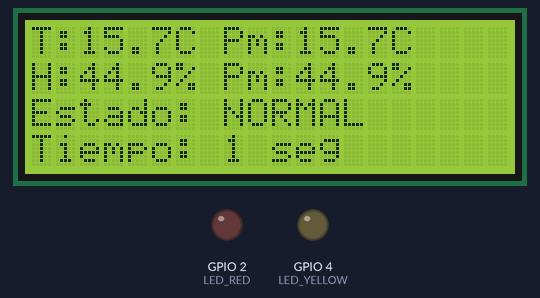
Simulated run of this program. Board: ESP32. Parts: 20×4 character LCD, output pins drawn as LEDs (lit = HIGH). Random numbers use the default seed unless the program sets one; what the program prints to the serial monitor is not drawn.

Above: at 1.5 s.
At 9.5 s:
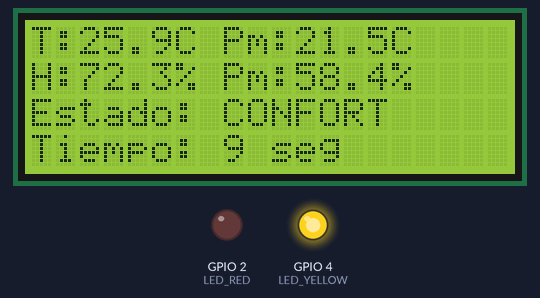
At 19.6 s:
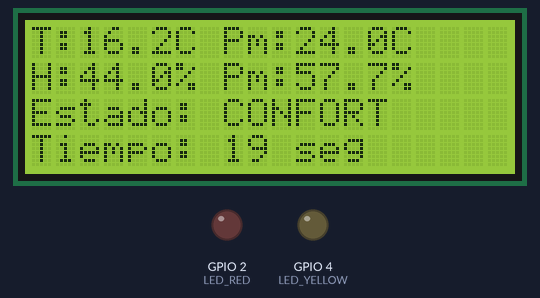
At 33.7 s:
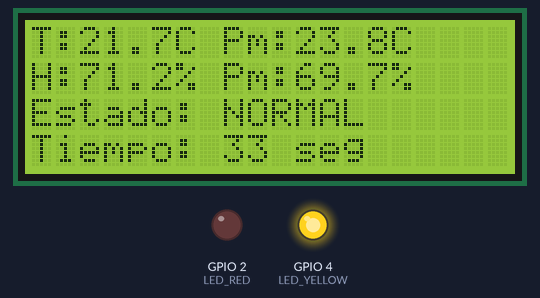
Timing chart, 0 to 36.8 s (numbered marks = the images above):
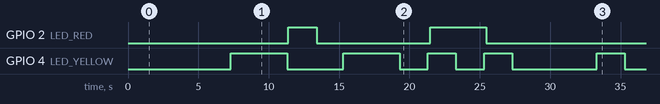

The program:

main.cpp
```cpp
#include <Arduino.h>
#include <freertos/FreeRTOS.h>
#include <freertos/task.h>
#include <freertos/queue.h>
#include <freertos/semphr.h>
#include <LiquidCrystal_I2C.h>

// Pines
#define LED_RED 2
#define LED_YELLOW 4
LiquidCrystal_I2C lcd(0x27, 20, 4);

// Estructura de datos del sensor
typedef struct {
    float valor;
    uint32_t timestamp;
    char unidad[10];
} SensorData_t;

// Handles
TaskHandle_t SensorTask1Handle = NULL;
TaskHandle_t SensorTask2Handle = NULL;
TaskHandle_t ProcessTaskHandle = NULL;
TaskHandle_t DisplayTaskHandle = NULL;

QueueHandle_t queueTemp;
QueueHandle_t queueHum;
SemaphoreHandle_t semDisplayReady;
SemaphoreHandle_t semSystemReady;

// Variable globales
volatile float globalTempAvg = 0;
volatile float globalHumAvg = 0;
volatile float globalTempCurrent = 0;
volatile float globalHumCurrent = 0;
volatile bool dataReady = false;

// Configuración
#define QUEUE_SIZE 10
#define SAMPLE_INTERVAL_MS 2000
#define TEMP_THRESHOLD 30.0
#define HUM_THRESHOLD 70.0

// ========================================
// TAREA 1: Sensor de Temperatura
// ========================================
void SensorTask1(void *pvParameters) {
  SensorData_t dato;

  xSemaphoreTake(semSystemReady, portMAX_DELAY);
  xSemaphoreGive(semSystemReady);

  for(;;) {
    // Simular lectura de sensor (temperatura entre 15-35°C)
    dato.valor = random(150, 350) / 10.0;  // Genera 15.0 a 35.0
    dato.timestamp = millis();
    strcpy(dato.unidad, "°C");

    // Enviar a la queue
    if(xQueueSend(queueTemp, &dato, pdMS_TO_TICKS(100)) == pdTRUE) {
      Serial.print("[TEMP] Enviado: ");
      Serial.print(dato.valor);
      Serial.print(dato.unidad);
      Serial.print(" @ ");
      Serial.print(dato.timestamp);
      Serial.println(" ms");

      // Alerta si temperatura alta
      if(dato.valor > TEMP_THRESHOLD) {
        digitalWrite(LED_RED, HIGH);
        Serial.println("  ALERTA: Temperatura alta!");
      } else {
        digitalWrite(LED_RED, LOW);
      }
    } else {
      Serial.println("[TEMP]  Queue llena, dato descartado");
    }

    vTaskDelay(pdMS_TO_TICKS(SAMPLE_INTERVAL_MS));
  }
}

// ========================================
// TAREA 2: Sensor de Humedad
// ========================================
void SensorTask2(void *pvParameters) {
  SensorData_t dato;

  xSemaphoreTake(semSystemReady, portMAX_DELAY);
  xSemaphoreGive(semSystemReady);

  for(;;) {
    // Simular lectura de sensor (humedad entre 40-80%)
    dato.valor = random(400, 800) / 10.0;  // Genera 40.0 a 80.0
    dato.timestamp = millis();
    strcpy(dato.unidad, "%");

    // Enviar a la queue
    if(xQueueSend(queueHum, &dato, pdMS_TO_TICKS(100)) == pdTRUE) {
      Serial.print("[HUM]  Enviado: ");
      Serial.print(dato.valor);
      Serial.print(dato.unidad);
      Serial.print(" @ ");
      Serial.print(dato.timestamp);
      Serial.println(" ms");

      // Alerta si humedad alta
      if(dato.valor > HUM_THRESHOLD) {
        digitalWrite(LED_YELLOW, HIGH);
        Serial.println("  ALERTA: Humedad alta!");
      } else {
        digitalWrite(LED_YELLOW, LOW);
      }
    } else {
      Serial.println("[HUM]   Queue llena, dato descartado");
    }

    vTaskDelay(pdMS_TO_TICKS(SAMPLE_INTERVAL_MS));
  }
}

// ========================================
// TAREA 3: Procesamiento de Datos
// ========================================
void ProcessTask(void *pvParameters) {
  SensorData_t datoTemp;
  SensorData_t datoHum;

  float tempHistory[5] = {0};
  float humHistory[5] = {0};
  int tempIndex = 0;
  int humIndex = 0;
  int tempCount = 0;
  int humCount = 0;

  xSemaphoreTake(semSystemReady, portMAX_DELAY);
  xSemaphoreGive(semSystemReady);

  for(;;) {
    bool newDataAvailable = false;

    if(xQueueReceive(queueTemp, &datoTemp, pdMS_TO_TICKS(10)) == pdTRUE) {
      tempHistory[tempIndex] = datoTemp.valor;
      tempIndex = (tempIndex + 1) % 5;
      if(tempCount < 5) tempCount++;
      globalTempCurrent = datoTemp.valor;
      newDataAvailable = true;
    }

    if(xQueueReceive(queueHum, &datoHum, pdMS_TO_TICKS(10)) == pdTRUE) {
      humHistory[humIndex] = datoHum.valor;
      humIndex = (humIndex + 1) % 5;
      if(humCount < 5) humCount++;
      globalHumCurrent = datoHum.valor;
      newDataAvailable = true;
    }

    if(newDataAvailable) {
      // Calcular promedios
      float tempSum = 0;
      for(int i = 0; i < tempCount; i++) {
        tempSum += tempHistory[i];
      }
      globalTempAvg = tempSum / tempCount;

      float humSum = 0;
      for(int i = 0; i < humCount; i++) {
        humSum += humHistory[i];
      }
      globalHumAvg = humSum / humCount;
      dataReady = true;

      xSemaphoreGive(semDisplayReady);
    }

    vTaskDelay(pdMS_TO_TICKS(100));
  }
}

// ========================================
// TAREA 4: Display/Presentación
// ========================================
void DisplayTask(void *pvParameters) {
  uint32_t displayCount = 0;

  xSemaphoreTake(semSystemReady, portMAX_DELAY);
  xSemaphoreGive(semSystemReady);

  // Mensaje inicial en LCD
  lcd.clear();
  lcd.setCursor(0, 0);
  lcd.print("Sistema listo");
  lcd.setCursor(0, 1);
  lcd.print("Esperando datos...");

  for(;;) {
    if(xSemaphoreTake(semDisplayReady, portMAX_DELAY) == pdTRUE) {
       displayCount++;
       if(dataReady) {
        lcd.clear();

        // Línea 1: Temperatura actual y promedio
        lcd.setCursor(0, 0);
        lcd.print("T:");
        lcd.print(globalTempCurrent, 1);
        lcd.print("C ");
        lcd.print("Pm:");
        lcd.print(globalTempAvg, 1);
        lcd.print("C");

        // Línea 2: Humedad actual y promedio
        lcd.setCursor(0, 1);
        lcd.print("H:");
        lcd.print(globalHumCurrent, 1);
        lcd.print("% ");
        lcd.print("Pm:");
        lcd.print(globalHumAvg, 1);
        lcd.print("%");

        // Línea 3: Estado / Alertas
        lcd.setCursor(0, 2);
        bool tempAlert = (globalTempAvg > TEMP_THRESHOLD);
        bool humAlert = (globalHumAvg > HUM_THRESHOLD);

        if(tempAlert && humAlert) {
          lcd.print("ALERTA: T y H alta!");
        } else if(tempAlert) {
          lcd.print("ALERTA: Temp alta!  ");
        } else if(humAlert) {
          lcd.print("ALERTA: Hum alta!   ");
        } else {
          // Verificar rango de confort
          if(globalTempAvg >= 20 && globalTempAvg <= 25 &&
             globalHumAvg >= 40 && globalHumAvg <= 60) {
            lcd.print("Estado: CONFORT     ");
          } else {
            lcd.print("Estado: NORMAL      ");
          }
        }

        // Línea 4: Tiempo transcurrido
        lcd.setCursor(0, 3);
        lcd.print("Tiempo: ");
        lcd.print(millis() / 1000);
        lcd.print(" seg    ");

        // También mostrar en Serial para debug
        Serial.println("====================");
        Serial.print("Reporte #");
        Serial.println(displayCount);
        Serial.println("====================");
        Serial.print("Temp: ");
        Serial.print(globalTempCurrent, 1);
        Serial.print("C (Prom: ");
        Serial.print(globalTempAvg, 1);
        Serial.println("C)");
        Serial.print("Hum:  ");
        Serial.print(globalHumCurrent, 1);
        Serial.print("% (Prom: ");
        Serial.print(globalHumAvg, 1);
        Serial.println("%)");

        if(tempAlert) {
          Serial.println("  ALERTA: Temperatura promedio alta!");
        }
        if(humAlert) {
          Serial.println("  ALERTA: Humedad promedio alta!");
        }

        Serial.println();
      }
    }
  }
}

void setup() {
  Serial.begin(115200);
  delay(1000);

  Serial.println("\n\n=================================");
  Serial.println("  Sistema de Monitoreo Iniciado");
  Serial.println("=================================\n");

  // Configurar pines
  pinMode(LED_RED, OUTPUT);
  pinMode(LED_YELLOW, OUTPUT);
  digitalWrite(LED_RED, LOW);
  digitalWrite(LED_YELLOW, LOW);

  // Pantalla LCD
  lcd.init();
  lcd.backlight();
  lcd.clear();
  lcd.setCursor(0, 0);
  lcd.print("Iniciando sistema");
  lcd.setCursor(0, 1);
  lcd.print("Por favor espere...");

  // Crear queues
  queueTemp = xQueueCreate(QUEUE_SIZE, sizeof(SensorData_t));
  queueHum = xQueueCreate(QUEUE_SIZE, sizeof(SensorData_t));

  if(queueTemp == NULL || queueHum == NULL) {
    Serial.println(" Error: No se pudieron crear las queues");
    while(1);  // Detener el programa
  }

  // Crear semáforo
  semDisplayReady = xSemaphoreCreateBinary();
  semSystemReady = xSemaphoreCreateBinary();

  if(semDisplayReady == NULL || semSystemReady == NULL) {
    Serial.println("Error: No se pudo crear el semaforo");
    while(1);
  }

  // Crear Tarea 1: Sensor de Temperatura
  xTaskCreatePinnedToCore(
    SensorTask1,           // Función
    "SensorTemp",          // Nombre
    4096,                  // Stack size
    NULL,                  // Parámetros
    2,                     // Prioridad
    &SensorTask1Handle,    // Handle
    0                      // Core 0
  );

  // Crear Tarea 2: Sensor de Humedad
  xTaskCreatePinnedToCore(
    SensorTask2,           // Función
    "SensorHum",           // Nombre
    4096,                  // Stack size
    NULL,                  // Parámetros
    2,                     // Prioridad
    &SensorTask2Handle,    // Handle
    0                      // Core 0
  );

  // Crear Tarea 3: Procesamiento
  xTaskCreatePinnedToCore(
    ProcessTask,           // Función
    "Process",             // Nombre
    8192,                  // Stack size
    NULL,                  // Parámetros
    3,                     // Prioridad ALTA
    &ProcessTaskHandle,    // Handle
    1                      // Core 1
  );

  // Crear Tarea 4: Display
  xTaskCreatePinnedToCore(
    DisplayTask,           // Función
    "Display",             // Nombre
    4096,                  // Stack size
    NULL,                  // Parámetros
    1,                     // Prioridad BAJA
    &DisplayTaskHandle,    // Handle
    1                      // Core 1
  );

  vTaskDelay(pdMS_TO_TICKS(200));
  xSemaphoreGive(semSystemReady);
}

void loop() {
}
```

Measured:
- by itself, GPIO 2 (LED_RED): LOW → HIGH at 11.4 s, → LOW 2.0 s later, → HIGH 8.1 s later, → LOW 4.0 s later
- by itself, GPIO 4 (LED_YELLOW): LOW → HIGH at 7.3 s, → LOW 4.0 s later, → HIGH 4.0 s later, → LOW 4.0 s later, … (10 changes in this stretch)
- what the display in image 0 shows lasts 2.0 s, from 1.4 s to 3.4 s
- what the display in image 1 shows lasts 1.9 s, from 9.5 s to 11.4 s
- what the display in image 2 shows lasts 1.8 s, from 19.6 s to 21.4 s
